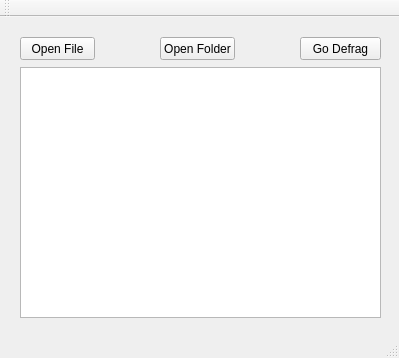
<?xml version="1.0" encoding="UTF-8"?>
<ui version="4.0">
 <class>MainWindowClass</class>
 <widget class="QMainWindow" name="MainWindowClass">
  <property name="geometry">
   <rect>
    <x>0</x>
    <y>0</y>
    <width>399</width>
    <height>358</height>
   </rect>
  </property>
  <property name="windowTitle">
   <string>MainWindow</string>
  </property>
  <widget class="QWidget" name="centralWidget">
   <widget class="QPushButton" name="pushButton">
    <property name="geometry">
     <rect>
      <x>20</x>
      <y>20</y>
      <width>75</width>
      <height>23</height>
     </rect>
    </property>
    <property name="text">
     <string>Open File</string>
    </property>
   </widget>
   <widget class="QPushButton" name="pushButton_2">
    <property name="geometry">
     <rect>
      <x>300</x>
      <y>20</y>
      <width>81</width>
      <height>23</height>
     </rect>
    </property>
    <property name="text">
     <string>Go Defrag</string>
    </property>
   </widget>
   <widget class="QTextBrowser" name="textBrowser">
    <property name="geometry">
     <rect>
      <x>20</x>
      <y>50</y>
      <width>361</width>
      <height>251</height>
     </rect>
    </property>
   </widget>
   <widget class="QPushButton" name="pushButton_3">
    <property name="geometry">
     <rect>
      <x>160</x>
      <y>20</y>
      <width>75</width>
      <height>23</height>
     </rect>
    </property>
    <property name="text">
     <string>Open Folder</string>
    </property>
   </widget>
  </widget>
  <widget class="QMenuBar" name="menuBar">
   <property name="geometry">
    <rect>
     <x>0</x>
     <y>0</y>
     <width>399</width>
     <height>21</height>
    </rect>
   </property>
  </widget>
  <widget class="QToolBar" name="mainToolBar">
   <attribute name="toolBarArea">
    <enum>TopToolBarArea</enum>
   </attribute>
   <attribute name="toolBarBreak">
    <bool>false</bool>
   </attribute>
  </widget>
  <widget class="QStatusBar" name="statusBar"/>
 </widget>
 <layoutdefault spacing="6" margin="11"/>
 <resources>
  <include location="MainWindow.qrc"/>
 </resources>
 <connections>
  <connection>
   <sender>pushButton</sender>
   <signal>clicked()</signal>
   <receiver>MainWindowClass</receiver>
   <slot>OpenButtonClicked()</slot>
   <hints>
    <hint type="sourcelabel">
     <x>59</x>
     <y>75</y>
    </hint>
    <hint type="destinationlabel">
     <x>86</x>
     <y>184</y>
    </hint>
   </hints>
  </connection>
  <connection>
   <sender>pushButton_2</sender>
   <signal>clicked()</signal>
   <receiver>MainWindowClass</receiver>
   <slot>DefragButtonClicked()</slot>
   <hints>
    <hint type="sourcelabel">
     <x>344</x>
     <y>75</y>
    </hint>
    <hint type="destinationlabel">
     <x>213</x>
     <y>139</y>
    </hint>
   </hints>
  </connection>
  <connection>
   <sender>pushButton_3</sender>
   <signal>clicked()</signal>
   <receiver>MainWindowClass</receiver>
   <slot>OpenFolderButtonClicked()</slot>
   <hints>
    <hint type="sourcelabel">
     <x>194</x>
     <y>62</y>
    </hint>
    <hint type="destinationlabel">
     <x>137</x>
     <y>47</y>
    </hint>
   </hints>
  </connection>
 </connections>
 <slots>
  <slot>OpenButtonClicked()</slot>
  <slot>DefragButtonClicked()</slot>
  <slot>OpenFolderButtonClicked()</slot>
 </slots>
</ui>
